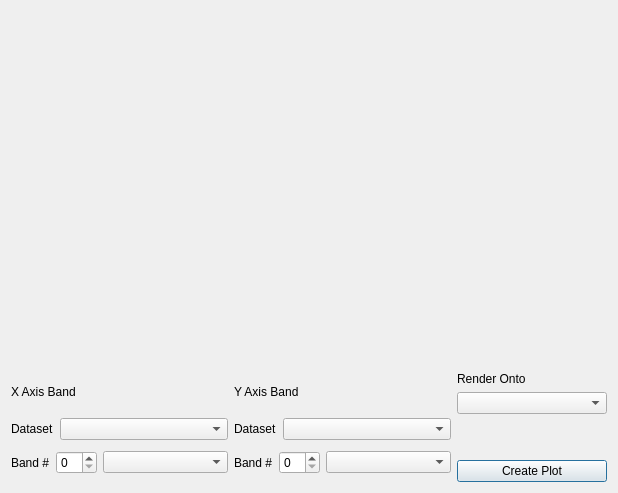
<?xml version="1.0" encoding="UTF-8"?>
<ui version="4.0">
 <class>ScatterPlotDialog</class>
 <widget class="QDialog" name="ScatterPlotDialog">
  <property name="geometry">
   <rect>
    <x>0</x>
    <y>0</y>
    <width>618</width>
    <height>493</height>
   </rect>
  </property>
  <property name="windowTitle">
   <string>Interactive Scatter Plot</string>
  </property>
  <layout class="QVBoxLayout" name="verticalLayout" stretch="1,0">
   <item>
    <widget class="QWidget" name="wdgt_plot" native="true">
     <property name="minimumSize">
      <size>
       <width>550</width>
       <height>300</height>
      </size>
     </property>
    </widget>
   </item>
   <item>
    <layout class="QHBoxLayout" name="hlayout_controls" stretch="1,1,0">
     <property name="sizeConstraint">
      <enum>QLayout::SetDefaultConstraint</enum>
     </property>
     <item>
      <layout class="QVBoxLayout" name="verticalLayout_2">
       <item>
        <widget class="QLabel" name="lbl_x_axis">
         <property name="maximumSize">
          <size>
           <width>16777215</width>
           <height>30</height>
          </size>
         </property>
         <property name="text">
          <string>X Axis Band</string>
         </property>
        </widget>
       </item>
       <item>
        <layout class="QHBoxLayout" name="horizontalLayout">
         <item>
          <widget class="QLabel" name="lbl_x_dataset">
           <property name="sizePolicy">
            <sizepolicy hsizetype="Minimum" vsizetype="Preferred">
             <horstretch>0</horstretch>
             <verstretch>0</verstretch>
            </sizepolicy>
           </property>
           <property name="text">
            <string>Dataset</string>
           </property>
          </widget>
         </item>
         <item>
          <widget class="QComboBox" name="cbox_x_dataset">
           <property name="sizePolicy">
            <sizepolicy hsizetype="Expanding" vsizetype="Fixed">
             <horstretch>0</horstretch>
             <verstretch>0</verstretch>
            </sizepolicy>
           </property>
          </widget>
         </item>
        </layout>
       </item>
       <item>
        <layout class="QHBoxLayout" name="horizontalLayout_2">
         <item>
          <widget class="QLabel" name="lbl_x_band">
           <property name="sizePolicy">
            <sizepolicy hsizetype="Minimum" vsizetype="Preferred">
             <horstretch>0</horstretch>
             <verstretch>0</verstretch>
            </sizepolicy>
           </property>
           <property name="text">
            <string>Band #</string>
           </property>
          </widget>
         </item>
         <item>
          <widget class="QSpinBox" name="sbox_x_band_number"/>
         </item>
         <item>
          <widget class="QComboBox" name="cbox_x_band">
           <property name="sizePolicy">
            <sizepolicy hsizetype="Expanding" vsizetype="Fixed">
             <horstretch>0</horstretch>
             <verstretch>0</verstretch>
            </sizepolicy>
           </property>
          </widget>
         </item>
        </layout>
       </item>
      </layout>
     </item>
     <item>
      <layout class="QVBoxLayout" name="verticalLayout_3">
       <item>
        <widget class="QLabel" name="lbl_y_axis">
         <property name="maximumSize">
          <size>
           <width>16777215</width>
           <height>30</height>
          </size>
         </property>
         <property name="text">
          <string>Y Axis Band</string>
         </property>
        </widget>
       </item>
       <item>
        <layout class="QHBoxLayout" name="horizontalLayout_3">
         <item>
          <widget class="QLabel" name="lbl_y_dataset">
           <property name="sizePolicy">
            <sizepolicy hsizetype="Minimum" vsizetype="Preferred">
             <horstretch>0</horstretch>
             <verstretch>0</verstretch>
            </sizepolicy>
           </property>
           <property name="text">
            <string>Dataset</string>
           </property>
          </widget>
         </item>
         <item>
          <widget class="QComboBox" name="cbox_y_dataset">
           <property name="sizePolicy">
            <sizepolicy hsizetype="Expanding" vsizetype="Fixed">
             <horstretch>0</horstretch>
             <verstretch>0</verstretch>
            </sizepolicy>
           </property>
          </widget>
         </item>
        </layout>
       </item>
       <item>
        <layout class="QHBoxLayout" name="horizontalLayout_4">
         <item>
          <widget class="QLabel" name="lbl_y_band">
           <property name="sizePolicy">
            <sizepolicy hsizetype="Minimum" vsizetype="Preferred">
             <horstretch>0</horstretch>
             <verstretch>0</verstretch>
            </sizepolicy>
           </property>
           <property name="text">
            <string>Band #</string>
           </property>
          </widget>
         </item>
         <item>
          <widget class="QSpinBox" name="sbox_y_band_number"/>
         </item>
         <item>
          <widget class="QComboBox" name="cbox_y_band">
           <property name="sizePolicy">
            <sizepolicy hsizetype="Expanding" vsizetype="Fixed">
             <horstretch>0</horstretch>
             <verstretch>0</verstretch>
            </sizepolicy>
           </property>
          </widget>
         </item>
        </layout>
       </item>
      </layout>
     </item>
     <item>
      <layout class="QVBoxLayout" name="verticalLayout_4">
       <property name="sizeConstraint">
        <enum>QLayout::SetMinimumSize</enum>
       </property>
       <item>
        <widget class="QLabel" name="lbl_render_ds">
         <property name="sizePolicy">
          <sizepolicy hsizetype="Preferred" vsizetype="Fixed">
           <horstretch>0</horstretch>
           <verstretch>0</verstretch>
          </sizepolicy>
         </property>
         <property name="maximumSize">
          <size>
           <width>16777215</width>
           <height>30</height>
          </size>
         </property>
         <property name="text">
          <string>Render Onto</string>
         </property>
        </widget>
       </item>
       <item>
        <widget class="QComboBox" name="cbox_render_ds">
         <property name="minimumSize">
          <size>
           <width>150</width>
           <height>0</height>
          </size>
         </property>
        </widget>
       </item>
       <item>
        <spacer name="verticalSpacer">
         <property name="orientation">
          <enum>Qt::Vertical</enum>
         </property>
         <property name="sizeHint" stdset="0">
          <size>
           <width>20</width>
           <height>40</height>
          </size>
         </property>
        </spacer>
       </item>
       <item>
        <widget class="QPushButton" name="btn_create_plot">
         <property name="sizePolicy">
          <sizepolicy hsizetype="Preferred" vsizetype="Fixed">
           <horstretch>0</horstretch>
           <verstretch>0</verstretch>
          </sizepolicy>
         </property>
         <property name="maximumSize">
          <size>
           <width>16777215</width>
           <height>16777215</height>
          </size>
         </property>
         <property name="text">
          <string>Create Plot</string>
         </property>
        </widget>
       </item>
      </layout>
     </item>
    </layout>
   </item>
  </layout>
 </widget>
 <resources/>
 <connections/>
</ui>
